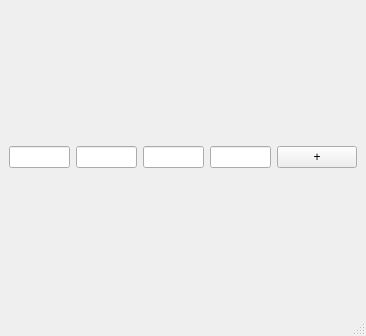
<?xml version="1.0" encoding="UTF-8"?>
<ui version="4.0">
 <class>MainWindow</class>
 <widget class="QMainWindow" name="MainWindow">
  <property name="geometry">
   <rect>
    <x>0</x>
    <y>0</y>
    <width>366</width>
    <height>336</height>
   </rect>
  </property>
  <property name="windowTitle">
   <string>To Do list</string>
  </property>
  <widget class="QWidget" name="centralwidget">
   <layout class="QVBoxLayout" name="verticalLayout">
    <item>
     <layout class="QGridLayout" name="gridLayout"/>
    </item>
    <item>
     <layout class="QHBoxLayout" name="horizontalLayout">
      <item>
       <widget class="QLineEdit" name="tb_title">
        <property name="sizePolicy">
         <sizepolicy hsizetype="Expanding" vsizetype="Fixed">
          <horstretch>0</horstretch>
          <verstretch>0</verstretch>
         </sizepolicy>
        </property>
        <property name="accessibleDescription">
         <string/>
        </property>
        <property name="inputMask">
         <string/>
        </property>
        <property name="text">
         <string/>
        </property>
        <property name="alignment">
         <set>Qt::AlignCenter</set>
        </property>
        <property name="placeholderText">
         <string/>
        </property>
       </widget>
      </item>
      <item>
       <widget class="QLineEdit" name="tb_description">
        <property name="sizePolicy">
         <sizepolicy hsizetype="Expanding" vsizetype="Fixed">
          <horstretch>0</horstretch>
          <verstretch>0</verstretch>
         </sizepolicy>
        </property>
        <property name="text">
         <string/>
        </property>
        <property name="alignment">
         <set>Qt::AlignCenter</set>
        </property>
       </widget>
      </item>
      <item>
       <widget class="QLineEdit" name="tb_time">
        <property name="text">
         <string/>
        </property>
        <property name="alignment">
         <set>Qt::AlignCenter</set>
        </property>
       </widget>
      </item>
      <item>
       <widget class="QLineEdit" name="tb_date">
        <property name="text">
         <string/>
        </property>
        <property name="alignment">
         <set>Qt::AlignCenter</set>
        </property>
       </widget>
      </item>
      <item>
       <widget class="QPushButton" name="btn_add">
        <property name="sizePolicy">
         <sizepolicy hsizetype="Expanding" vsizetype="Fixed">
          <horstretch>0</horstretch>
          <verstretch>0</verstretch>
         </sizepolicy>
        </property>
        <property name="text">
         <string>+</string>
        </property>
       </widget>
      </item>
     </layout>
    </item>
   </layout>
  </widget>
  <widget class="QMenuBar" name="menubar">
   <property name="geometry">
    <rect>
     <x>0</x>
     <y>0</y>
     <width>366</width>
     <height>22</height>
    </rect>
   </property>
  </widget>
  <widget class="QStatusBar" name="statusbar"/>
 </widget>
 <resources/>
 <connections/>
</ui>
